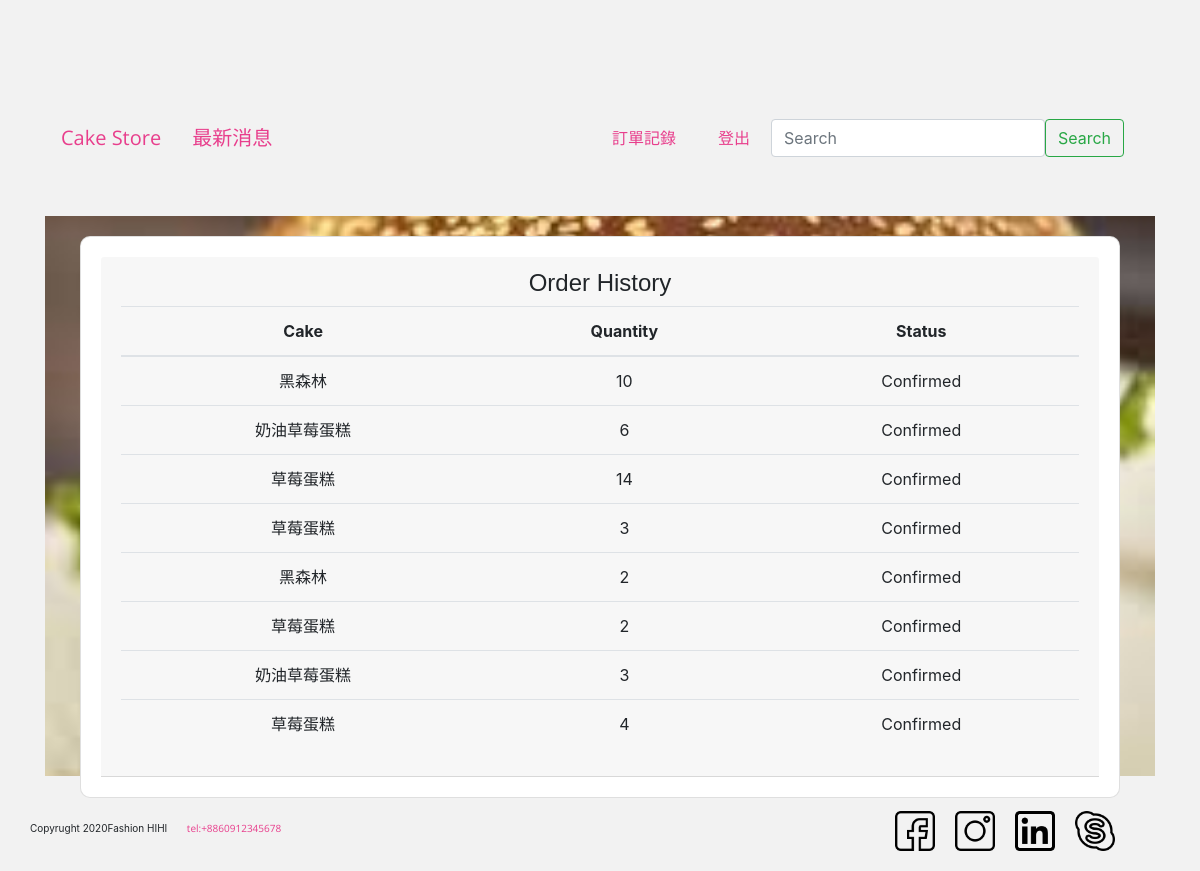
The app's page /order_history/ (signed in) with its own data.
### shop/models.py (models this page shows, shortened)
class Order(models.Model):
    user = models.ForeignKey(User, on_delete=models.CASCADE)
    cake = models.ForeignKey(Cake, on_delete=models.CASCADE)
    quantity = models.PositiveIntegerField()
    status = models.CharField(max_length=10, default='Pending')
    created_at = models.DateTimeField(auto_now_add=True) #確認新增自段

class Cake(models.Model):
    name = models.CharField(max_length=100)
    price = models.DecimalField(max_digits=5, decimal_places=2)
    image = models.ImageField(upload_to='cakes/')

### shop/views.py (the view)
# urls.py: path('order_history/', views.order_history, name='order_history'),
@login_required(login_url='/login/')
def order_history(request):
    orders = Order.objects.filter(user=request.user)
    return render(request,'shop/order_history.html', {'orders': orders})

### shop/templates/shop/order_history.html (shortened to what this page needs)
{% extends 'shop/header.html' %}
{% block content %}
<div class="container register-container">
    <div class="row justify-content-center">
        <div class="col-md-12">
            <div class="card">
                <div class="card-header text-center">
                    <h4>Order History</h4>
                    <table class="table">
                        <thead>
                            <tr>
                                <th>Cake</th>
                                <th>Quantity</th>
                                <th>Status</th>
                            </tr>
                        </thead>
                        <tbody>
                            {% for order in orders %}
                            <tr>
                                <td>{{ order.cake.name }}</td>
                                <td>{{ order.quantity }}</td>
                                <td>{{ order.status }}</td>
                            </tr>
                            {% endfor %}
                        </tbody>
                    </table>
                </div>
            </div>
            </div>
        </div>
    </div>
</div>
{% endblock %}

### static/css/style.css (style rules this page uses)
h1,h2,h3,h4,h5,h6 { font-family: 'Noto Sans TC', sans-serif; }
.container .row { background: url('./static/img/04.jpg'); background-size: cover; background-repeat: no-repeat; background-position: 50%; height: 70vh; margin-bottom: 0px; }

### static/css/basic.css (style rules this page uses)
:root { --black: #000000ff; --grey:#545454ff; --silver:#6f6f6fff; --spanish:#999999FF; --gainsboro:#e0e0e0ff; --white:#ffffffff; --pink: #F18AB8ff; --mimi: #F9CDDEff; --piggy: #FAE4EEff; --red: #FF0000ff; --empty:#ffffff00; --info: #2F80EDff; --success: #27AE60ff; --error: #EB5757ff; --warning: #E2B93Bff; --h1:30px; --h2:26px; --h3:24px; --h4:22px; --h5:20px; --h6:18px; --normal:16px; --small:14px; --mini:12px; --spacing1:8px; --spacing2:16px; --spacing3:24px; --spacing4:32px; --spacing5:40px; --spacing6:56px; --spacing7:72px; --spacing8:80px; --spacing9:96px; --spacing10:120px; --size_normal:10px; --size_basic:0.1; }
html,body { font-family: "Nanum Gothic","微軟正黑體","sans-serif"; color: var(--grey,#545454ff); height: 100%; font-size: var(--normal); }
h4 { font-size: var(--h4, 22px); font-weight: 400; line-height: calc(var(--size_basic, 0.1)*20); }

### static/css/style1.css (style rules this page uses)
.card { background-color: var(--white); padding: 20px; margin: 20px; }
.container { position: relative; cursor: pointer; }

### static/css/styles.css (style rules this page uses)
body { padding-top: 60px; }

### shop/templates/shop/header.html (style rules this page uses)
.container { margin-top: 50px; }

### shop/templates/shop/order_history.html (style rules this page uses)
body { background-color: #f2f2f2; }
.register-container { margin-top: 50px; }
.card { border-radius: 10px; }

### records on screen
Order: cake.name "黑森林", quantity "10", status "Confirmed"
Order: cake.name "奶油草莓蛋糕", quantity "6", status "Confirmed"
Order: cake.name "草莓蛋糕", quantity "14", status "Confirmed"
Order: cake.name "草莓蛋糕", quantity "3", status "Confirmed"
Order: cake.name "黑森林", quantity "2", status "Confirmed"
Order: cake.name "草莓蛋糕", quantity "2", status "Confirmed"
Order: cake.name "奶油草莓蛋糕", quantity "3", status "Confirmed"
Order: cake.name "草莓蛋糕", quantity "4", status "Confirmed"
